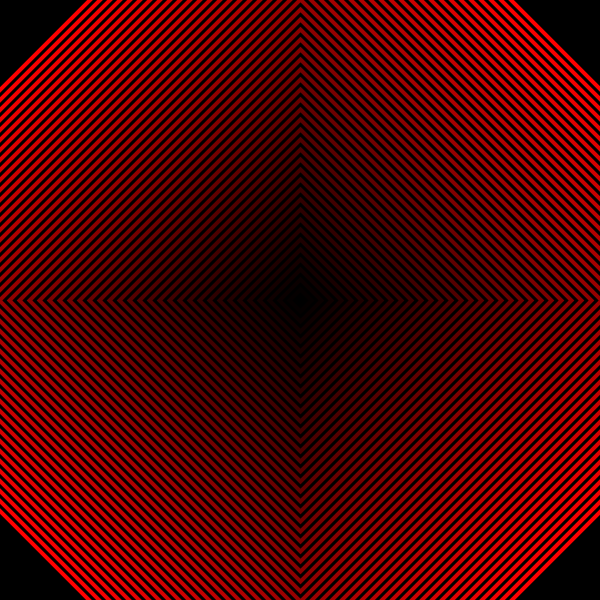
Frame 1 (no input)
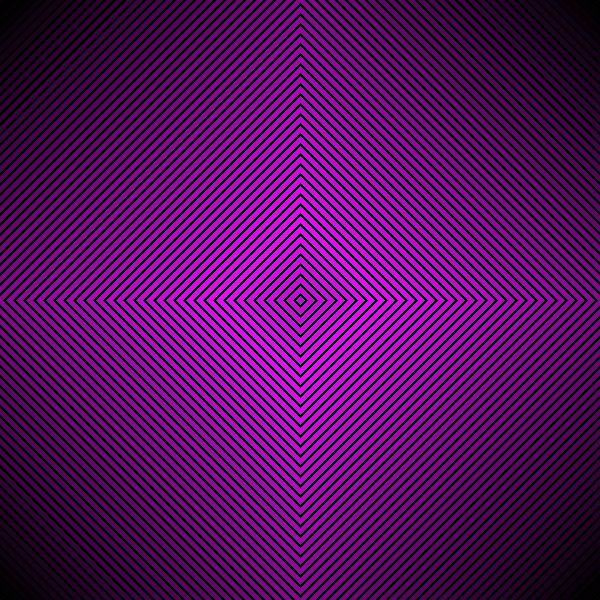
Frame 60 (the mouse pressed at the canvas centre just before this capture)
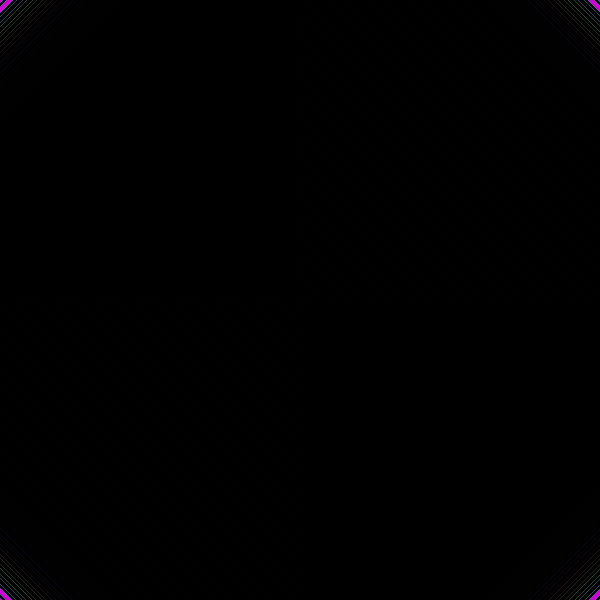
Frame 120 (the mouse held since frame 60 and released just before this capture)

The Processing sketch that drew these frames (run headless with seeded random() and noise(); from frame 60 on, the mouse is pressed at the canvas centre):

// Processing sketch: rainbow_flashes
// ── rainbow_flashes.pde
int up = 301;
int down = 299;
int colour = 255;
int stroke = 4;
int bool1 = 0;
int bool2 = 0;
int bool3 = 0;
int temp = 0;


class GradientArray {
  public IntList colourwheel;
  
  public IntList create() {
    colourwheel = new IntList();
    for (int i = 0; i <=255; i = i+5) {
      colourwheel.append(i);
    }
    return colourwheel;
  }
  
  public IntList cycle() {
    //makes sure you don't generate an infinite amount of data
    if (colourwheel.size() < width*2) {
      colourwheel.append(colourwheel.get(colourwheel.size()-1)); 
    }
  
    //swaps array values one index number up
    for (int i = colourwheel.size()-1; i > 0; i--) {
      colourwheel.set(i, colourwheel.get(i-1));
    }
    return colourwheel;
  }
  
  public IntList cyclefirst() {
    //sets value of first index of array
    if (colourwheel.get(0) == 0 || colourwheel.get(0) == 255) {
      colourwheel.set(0, colourwheel.get(2));
    }
    else {
      if (colourwheel.get(1) < colourwheel.get(2)) {
        colourwheel.set(0, colourwheel.get(0)-5);
      }
      if (colourwheel.get(1) > colourwheel.get(2)) {
        colourwheel.set(0, colourwheel.get(0)+5);
      }
    }
   return colourwheel; 
 }

}

GradientArray master = new GradientArray();
GradientArray dummy = new GradientArray();
IntList m = master.create();
IntList d = dummy.create();

//creates list of colours to swap through
int[] b = { 0, 0, 255 };
int[] g = { 0, 255, 0 };
int[] r = { 255, 0, 0 };
int[] c = { 0, 255, 255 };
int[] ma = { 255, 0, 255 };
int[] y = { 255, 255, 0 };
int[][] colourswap = { r, y, g, c, b, ma };

void setup() {
  background(0, 0, 0);
  size(600, 600);
}

void draw() {
  
  //does the actual drawing
  for (int i = 0; i < m.size(); i++) {
        if(colourswap[temp][0] == 255) {
          bool1 = d.get(i);
        }
        if(colourswap[temp][1] == 255) {
          bool2 = d.get(i);
        }
        if(colourswap[temp][2] == 255) {
          bool3 = d.get(i);
        }   
      stroke(bool1, bool2, bool3);  
      strokeWeight(stroke);
      noFill();
      quad(300, up, down, 300, 300, down, up, 300);
      up = up + 10;
      down = down - 10;
      
  }
  up = 301;
  down = 299;
  bool1 = 0;
  bool2 = 0;
  bool3 = 0;
  
  //iterates variable that swaps colours
  if(temp == 5) {
    temp = 0;
  }
  else {
    temp = temp + 1;
  }
  
  m = master.cycle();
  d = dummy.cycle();
  m = master.cyclefirst();
  
  if(mousePressed == true) {
    d.set(0, 0);
  }
  else {
    d.set(0, m.get(0));
  }
  
}
